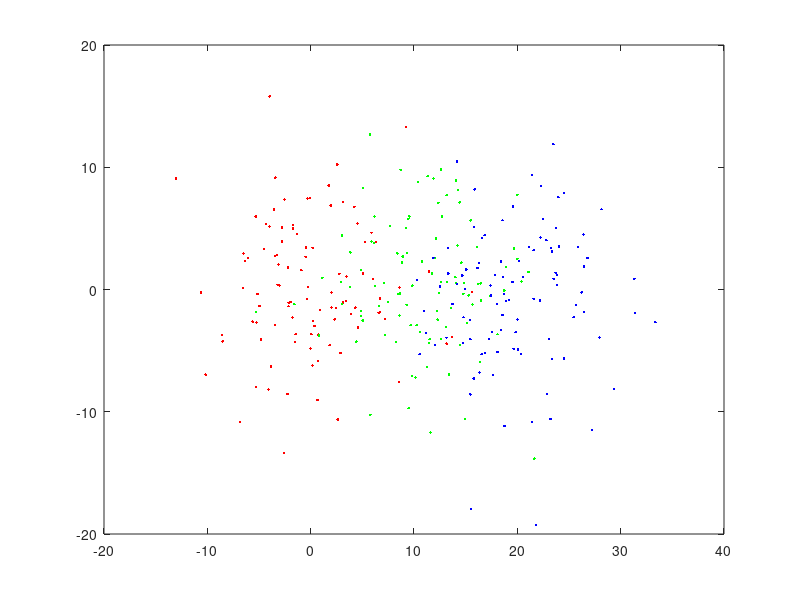

Source code (MATLAB):
% testsim_manova1

N = 100;

Noise1 = [5 5];
Noise2 = [5 5];
Noise3 = [5 5];

x1 = 0 + Noise1(1)*randn(N,1);
y1 = 0 + Noise1(2)*randn(N,1);

x2 = 10 + Noise2(1)*randn(N,1);
y2 = 0 + Noise2(2)*randn(N,1);

x3 = 20 + Noise3(1)*randn(N,1);
y3 = 0 + Noise3(2)*randn(N,1);


figure;
plot(x1,y1,'r.'); hold on;
plot(x2,y2,'g.'); hold on;
plot(x3,y3,'b.'); hold on;

[D, p] = manova1([[x1;x2;x3] [y1;y2;y3]],[1*ones(N,1); 2*ones(N,1); 3*ones(N,1)])
